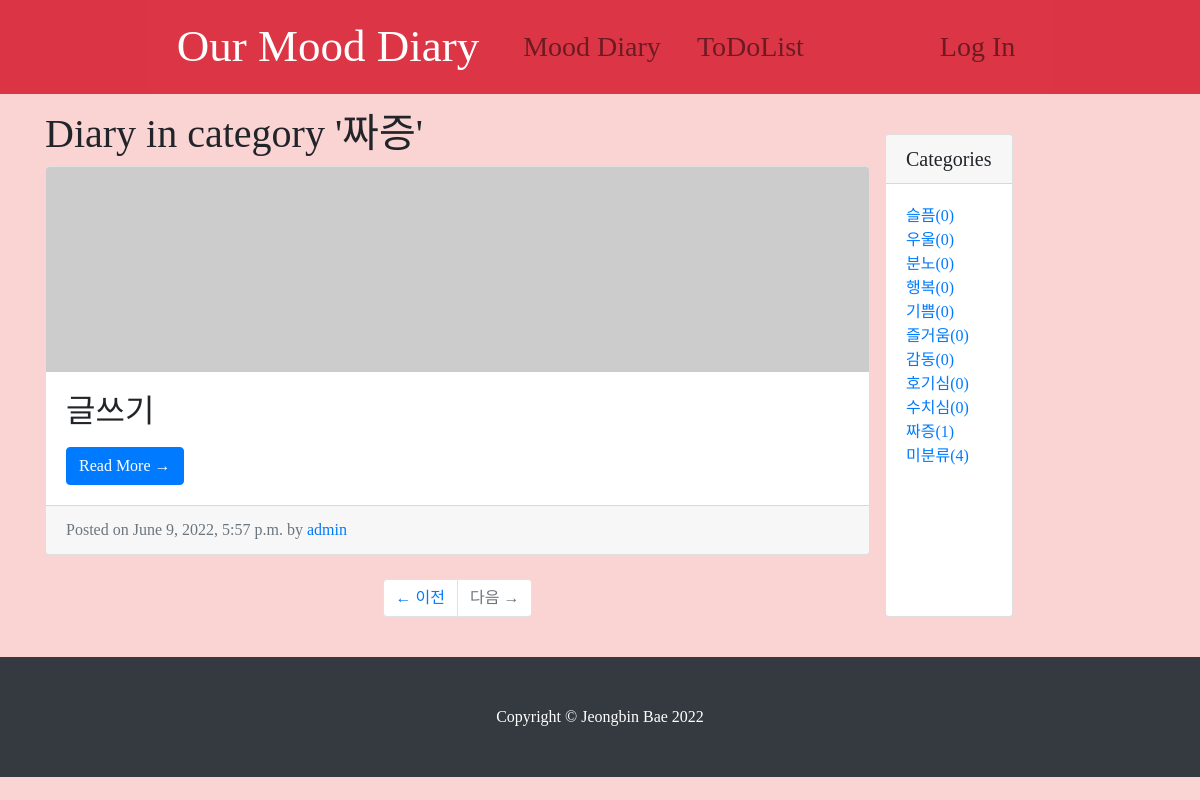
Page /diary/category/짜증/ on the earlier database version.
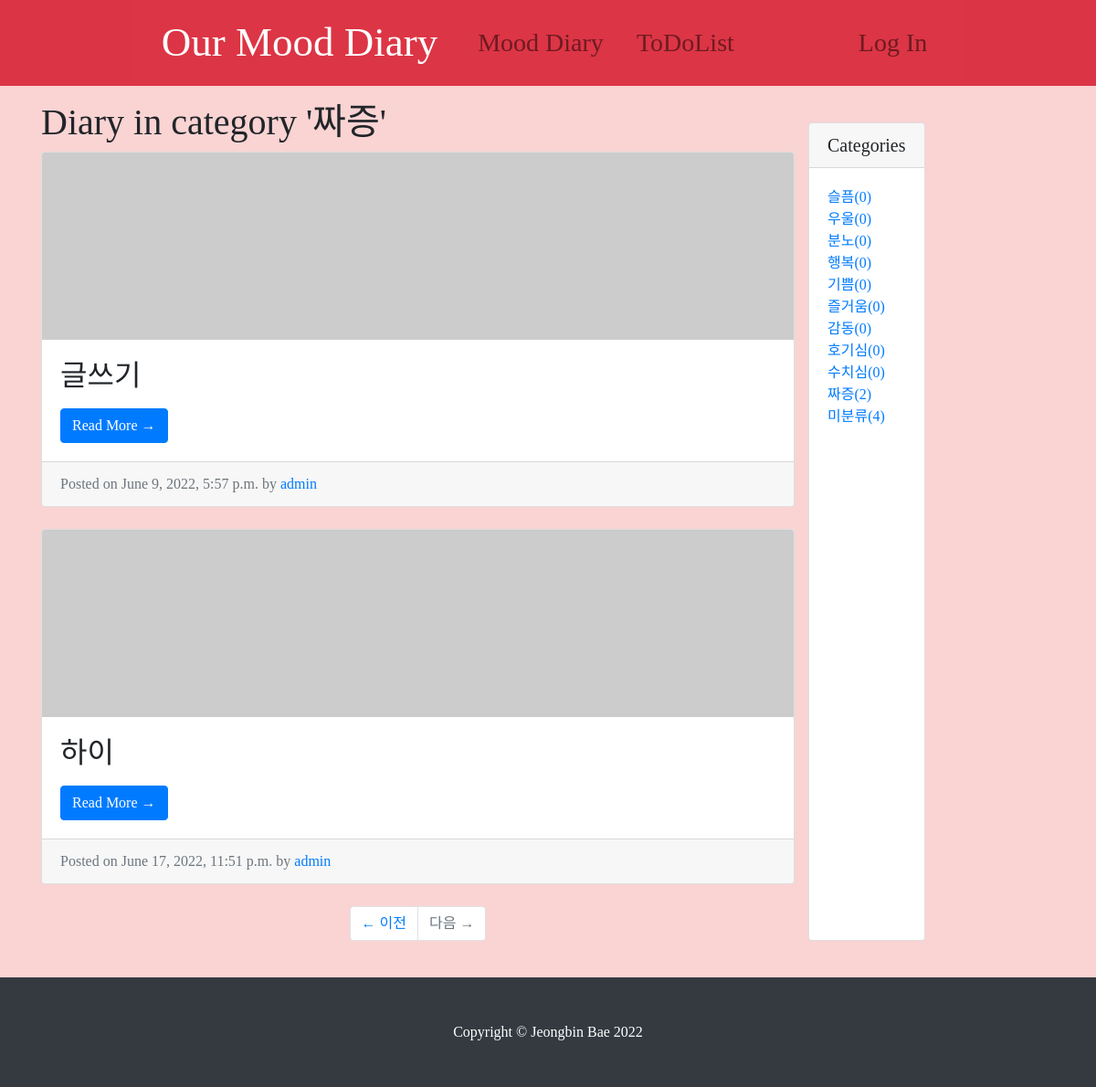
Same page on the later database version.
### diary/models.py (models this page shows, shortened)
class Category(models.Model):
    name = models.CharField(max_length=50, unique=True)
    slug = models.SlugField(max_length=200, unique=True, allow_unicode=True)
    class Meta:
        verbose_name_plural : 'Categories'
    def __str__(self):
        return self.name
    def get_absolute_url(self):
        return f'/diary/category/{self.slug}/'

class Post(models.Model):
    title = models.CharField(max_length=30)
    tags = models.ManyToManyField(Tag, blank=True)
    content = MarkdownxField()
    category = models.ForeignKey(Category, null=True, blank=True, on_delete=models.SET_NULL )
    created_at = models.DateTimeField(auto_now_add=True) #새로 작성했을 때 생성
    updated_at = models.DateTimeField(auto_now=True) # 수정했을 때 생성
    head_image = models.ImageField(upload_to='diary/images/%Y/%m/%d/', blank=True)
    file_upload = models.FileField(upload_to='diary/files/%Y/%m/%d', blank=True)
    author = models.ForeignKey(User, null=True, on_delete=models.SET_NULL)
    def get_absolute_url(self):
        return f'/diary/{self.pk}/'
    def get_content_markdown(self):
        return markdown(self.content)

### diary/views.py (the view)
# urls.py: path('category/<str:slug>/' ,views.categories_page),
def categories_page(request, slug):
    if slug == 'no-category':
        category = '미분류'
        post_list = Post.objects.filter(category=None)
    else:
        category = Category.objects.get(slug=slug)
        post_list = Post.objects.filter(category=category)
    context = {
        'categories': Category.objects.all(),
        'no_category_post_count': Post.objects.filter(category=None).count(),
        'category': category,
        'post_list': post_list
    }
    return render(request, 'diary/post_list.html', context)

### diary/templates/diary/post_list.html (shortened to what this page needs)
{% extends 'diary/base.html' %}
{% block main_area %}
                <h1>Diary
                    {% if category %} in category '{{ category }}' {% endif %}
                </h1>
                {% for p in post_list %}
                <div class="card mb-4">
                    {% if p.head_image %}
                        <img class="card-img-top" src="{{ p.head_image.url }}" alt="Card image cap">
                        {% else %}
                        <img class="card-img-top" src="https://picsum.photos/seed/{{ p.pk }}/800/200" alt="Card image cap">
                    {% endif %}
                    <div class="card-body">
                        <h2 class="card-title">{{ p.title}}</h2>
                        <a href="{{ p.get_absolute_url }}" class="btn btn-primary">Read More &rarr;</a>
                    </div>
                    <div class="card-footer text-muted">
                        Posted on {{ p.created_at}} by
                        <a href="#">{{ p.author }}</a>
                    </div>
                </div>
                {% endfor %}
                <ul class="pagination justify-content-center mb-4">
                    <li class="page-item">
                        <a class="page-link" href="#">&larr; 이전</a>
                    </li>
                    <li class="page-item disabled">
                        <a class="page-link" href="#">다음 &rarr;</a>
                    </li>
                </ul>
{% endblock %}

### diary/templates/diary/base.html (shortened to what this page needs)
<!DOCTYPE html>
<html>
{% load static %}
<head>
        <link rel="stylesheet" href="{% static 'diary/bootstrap/bootstrap.min.css' %}" media="screen">
        <link rel="stylesheet" href="{% static 'diary/css/diary-post.css' %}" media="screen">
</head>
<body>
    {% include 'diary/navbar.html' %}
    <div class="container my-3">
        <div class="row">
            <div class="col-md-8 col-lg-9">
                {% block main_area %}
                {% endblock %}
            </div>
                <div class="card my-4">
                    <h5 class="card-header">Categories</h5>
                    <div class="card-body">
                        <div class="row">
                            <div class="col-lg-12">
                                <ul class="list-unstyled mb-0">
                                    {% for c in categories %}
                                        <li>
                                            <a href="{{ c.get_absolute_url }}">{{ c.name }}({{ c.post_set.count }})</a>
                                        </li>
                                    {% endfor %}
                                    <li>
                                        <a href="/diary/category/no-category">미분류({{ no_category_post_count }})</a>
                                    </li>
                                </ul>
                            </div>
                        </div>
                    </div>
                </div>
            </div>
        </div>
    {% include 'diary/footer.html' %}
</body>
</html>

### diary/templates/diary/navbar.html (shortened to what this page needs)
<div class="top_navbar">
    <nav class="navbar navbar-expand-lg navbar-light bg-danger ">
        <div class="container">
            <a id="title" class="navbar-brand " href="/">Our Mood Diary</a>
            <div class="collapse navbar-collapse" id="navbarNavDropdown">
                <ul class="navbar-nav">
                    <li class="nav-item">
                        <a class="nav-link" href="/diary/">Mood Diary</a>
                    </li>
                    <li class="nav-item">
                        <a class="nav-link" href="/todolist/">ToDoList</a>
                    </li>
                </ul>
            </div>
                <ul class="navbar-nav ml-auto">
                    <li id="login" class="nav-item float-right">
                        <a class="nav-link" href="#" data-toggle="modal" data-target="#loginModal">Log In</a>
                    </li>
                </ul>
                </div>
    </nav>
    </div>

### diary/templates/diary/footer.html
<footer class="py-5 bg-dark">
        <div class="container">
            <p class="m-0 text-center text-white">
                Copyright &copy; Jeongbin Bae 2022
            </p>
        </div>
</footer>

### diary/static/diary/css/diary-post.css (style rules this page uses)
* { font-family: 'EarlyFontDiary'; }
body { background-color: #FAD3D3FF; font-family: 'EarlyFontDiary'; }
.top_navbar { display: flex; justify-content: center; background-color: #DB3545FF; }
#title { font-size: 45px; color: white; }
#login { margin-left: 100px ; font-size: 20px; }
.nav-link { font-size: 28px; margin-left: 20px; }

Differences in the rows shown:
computed for Category "짜증": post_set.count "1" → "2"
added Post: title "하이", created_at "June 17, 2022, 11:51 p.m.", author "admin"
